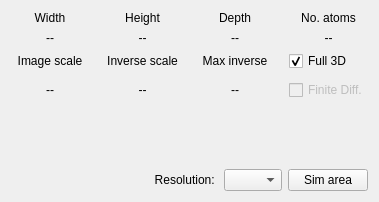
<?xml version="1.0" encoding="UTF-8"?>
<ui version="4.0">
 <class>SimulationFrame</class>
 <widget class="QWidget" name="SimulationFrame">
  <property name="geometry">
   <rect>
    <x>0</x>
    <y>0</y>
    <width>379</width>
    <height>202</height>
   </rect>
  </property>
  <property name="windowTitle">
   <string>Form</string>
  </property>
  <layout class="QGridLayout" name="gridLayout">
   <property name="horizontalSpacing">
    <number>15</number>
   </property>
   <property name="verticalSpacing">
    <number>6</number>
   </property>
   <item row="1" column="3">
    <widget class="QLabel" name="lblHeight">
     <property name="minimumSize">
      <size>
       <width>75</width>
       <height>0</height>
      </size>
     </property>
     <property name="text">
      <string>--</string>
     </property>
     <property name="alignment">
      <set>Qt::AlignCenter</set>
     </property>
    </widget>
   </item>
   <item row="0" column="4">
    <widget class="QLabel" name="label_3">
     <property name="text">
      <string>Depth</string>
     </property>
     <property name="alignment">
      <set>Qt::AlignCenter</set>
     </property>
    </widget>
   </item>
   <item row="2" column="4">
    <widget class="QLabel" name="label_6">
     <property name="text">
      <string>Max inverse</string>
     </property>
     <property name="alignment">
      <set>Qt::AlignCenter</set>
     </property>
    </widget>
   </item>
   <item row="3" column="4">
    <widget class="QLabel" name="lblMaxInverse">
     <property name="text">
      <string>--</string>
     </property>
     <property name="alignment">
      <set>Qt::AlignCenter</set>
     </property>
    </widget>
   </item>
   <item row="0" column="3">
    <widget class="QLabel" name="label_2">
     <property name="text">
      <string>Height</string>
     </property>
     <property name="alignment">
      <set>Qt::AlignCenter</set>
     </property>
    </widget>
   </item>
   <item row="1" column="4">
    <widget class="QLabel" name="lblDepth">
     <property name="minimumSize">
      <size>
       <width>75</width>
       <height>0</height>
      </size>
     </property>
     <property name="text">
      <string>--</string>
     </property>
     <property name="alignment">
      <set>Qt::AlignCenter</set>
     </property>
    </widget>
   </item>
   <item row="1" column="2">
    <widget class="QLabel" name="lblWidth">
     <property name="minimumSize">
      <size>
       <width>75</width>
       <height>0</height>
      </size>
     </property>
     <property name="text">
      <string>--</string>
     </property>
     <property name="alignment">
      <set>Qt::AlignCenter</set>
     </property>
    </widget>
   </item>
   <item row="1" column="5">
    <widget class="QLabel" name="lblAtoms">
     <property name="minimumSize">
      <size>
       <width>75</width>
       <height>0</height>
      </size>
     </property>
     <property name="text">
      <string>--</string>
     </property>
     <property name="alignment">
      <set>Qt::AlignCenter</set>
     </property>
    </widget>
   </item>
   <item row="2" column="5">
    <widget class="QCheckBox" name="chkFull3D">
     <property name="minimumSize">
      <size>
       <width>0</width>
       <height>0</height>
      </size>
     </property>
     <property name="text">
      <string>Full 3D</string>
     </property>
     <property name="checked">
      <bool>true</bool>
     </property>
    </widget>
   </item>
   <item row="2" column="3">
    <widget class="QLabel" name="label_7">
     <property name="text">
      <string>Inverse scale</string>
     </property>
     <property name="alignment">
      <set>Qt::AlignCenter</set>
     </property>
    </widget>
   </item>
   <item row="3" column="3">
    <widget class="QLabel" name="lblInverseScale">
     <property name="text">
      <string>--</string>
     </property>
     <property name="alignment">
      <set>Qt::AlignCenter</set>
     </property>
    </widget>
   </item>
   <item row="3" column="2">
    <widget class="QLabel" name="lblRealScale">
     <property name="text">
      <string>--</string>
     </property>
     <property name="alignment">
      <set>Qt::AlignCenter</set>
     </property>
    </widget>
   </item>
   <item row="0" column="5">
    <widget class="QLabel" name="label_4">
     <property name="text">
      <string>No. atoms</string>
     </property>
     <property name="alignment">
      <set>Qt::AlignCenter</set>
     </property>
    </widget>
   </item>
   <item row="2" column="2">
    <widget class="QLabel" name="label_5">
     <property name="text">
      <string>Image scale</string>
     </property>
     <property name="alignment">
      <set>Qt::AlignCenter</set>
     </property>
    </widget>
   </item>
   <item row="3" column="5">
    <widget class="QCheckBox" name="chkFiniteDiff">
     <property name="enabled">
      <bool>false</bool>
     </property>
     <property name="minimumSize">
      <size>
       <width>0</width>
       <height>26</height>
      </size>
     </property>
     <property name="text">
      <string>Finite Diff.</string>
     </property>
    </widget>
   </item>
   <item row="0" column="2">
    <widget class="QLabel" name="label_1">
     <property name="text">
      <string>Width</string>
     </property>
     <property name="alignment">
      <set>Qt::AlignCenter</set>
     </property>
    </widget>
   </item>
   <item row="5" column="2" colspan="4">
    <layout class="QHBoxLayout" name="horizontalLayout">
     <property name="spacing">
      <number>6</number>
     </property>
     <item>
      <spacer name="hSpacer">
       <property name="orientation">
        <enum>Qt::Horizontal</enum>
       </property>
       <property name="sizeHint" stdset="0">
        <size>
         <width>0</width>
         <height>0</height>
        </size>
       </property>
      </spacer>
     </item>
     <item>
      <widget class="QLabel" name="label_8">
       <property name="text">
        <string>Resolution: </string>
       </property>
       <property name="alignment">
        <set>Qt::AlignRight|Qt::AlignTrailing|Qt::AlignVCenter</set>
       </property>
      </widget>
     </item>
     <item>
      <widget class="QComboBox" name="cmbResolution">
       <property name="minimumSize">
        <size>
         <width>0</width>
         <height>0</height>
        </size>
       </property>
       <property name="maximumSize">
        <size>
         <width>16777215</width>
         <height>16777215</height>
        </size>
       </property>
       <property name="currentText">
        <string/>
       </property>
       <property name="currentIndex">
        <number>-1</number>
       </property>
       <item>
        <property name="text">
         <string>256</string>
        </property>
       </item>
       <item>
        <property name="text">
         <string>512</string>
        </property>
       </item>
       <item>
        <property name="text">
         <string>768</string>
        </property>
       </item>
       <item>
        <property name="text">
         <string>1024</string>
        </property>
       </item>
       <item>
        <property name="text">
         <string>1536</string>
        </property>
       </item>
       <item>
        <property name="text">
         <string>2048</string>
        </property>
       </item>
       <item>
        <property name="text">
         <string>3072</string>
        </property>
       </item>
       <item>
        <property name="text">
         <string>4096</string>
        </property>
       </item>
      </widget>
     </item>
     <item>
      <widget class="QPushButton" name="btnSimArea">
       <property name="sizePolicy">
        <sizepolicy hsizetype="Preferred" vsizetype="Fixed">
         <horstretch>0</horstretch>
         <verstretch>0</verstretch>
        </sizepolicy>
       </property>
       <property name="minimumSize">
        <size>
         <width>0</width>
         <height>0</height>
        </size>
       </property>
       <property name="maximumSize">
        <size>
         <width>16777215</width>
         <height>16777215</height>
        </size>
       </property>
       <property name="text">
        <string>Sim area</string>
       </property>
      </widget>
     </item>
    </layout>
   </item>
   <item row="4" column="4">
    <spacer name="verticalSpacer">
     <property name="orientation">
      <enum>Qt::Vertical</enum>
     </property>
     <property name="sizeHint" stdset="0">
      <size>
       <width>0</width>
       <height>0</height>
      </size>
     </property>
    </spacer>
   </item>
  </layout>
 </widget>
 <tabstops>
  <tabstop>chkFull3D</tabstop>
  <tabstop>chkFiniteDiff</tabstop>
  <tabstop>cmbResolution</tabstop>
  <tabstop>btnSimArea</tabstop>
 </tabstops>
 <resources/>
 <connections/>
</ui>
